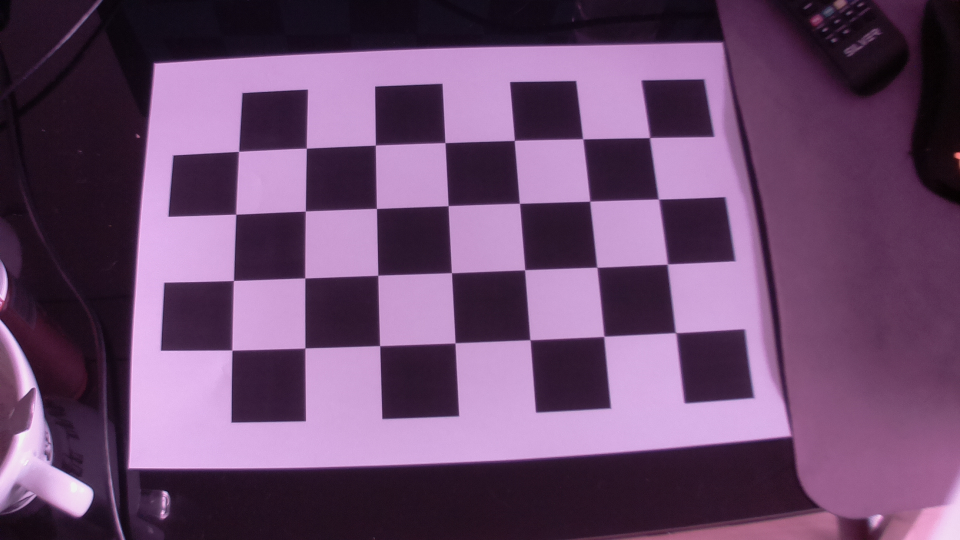
#> input picture calibration_images/c1.jpg, 1920 x 1080 px (shown at 1/2 size); its folder holds 5 pictures in this run
$ python CameraCalibration.py
#> lines starting #> are read from the running program, lines starting #| are printed output that depends on the picture; after the words box and inside, x2 and y2 are one past the last pixel; in counts of white or black regions, pixels touching at a corner belong together
import numpy as np
import cv2 as cv
import glob
import yaml


################ FIND CHESSBOARD CORNERS - OBJECT POINTS AND IMAGE POINTS #############################

chessboardSize = (7, 4)
frameSize = (1920, 1080)


# termination criteria
criteria = (cv.TERM_CRITERIA_EPS + cv.TERM_CRITERIA_MAX_ITER, 30, 0.001)


# prepare object points, like (0,0,0), (1,0,0), (2,0,0) ....,(6,5,0)
objp = np.zeros((chessboardSize[0] * chessboardSize[1], 3), np.float32)
objp[:,:2] = np.mgrid[0:chessboardSize[0],0:chessboardSize[1]].T.reshape(-1,2)


# Arrays to store object points and image points from all the images.
objpoints = [] # 3d point in real world space
imgpoints = [] # 2d points in image plane.


images = glob.glob(r'calibration_images/*.jpg')

for image in images:

    img = cv.imread(image)
#> img is the input picture: shape (1080, 1920, 3); mean B, G, R 109.7, 75.2, 107.9
    gray = cv.cvtColor(img, cv.COLOR_BGR2GRAY)
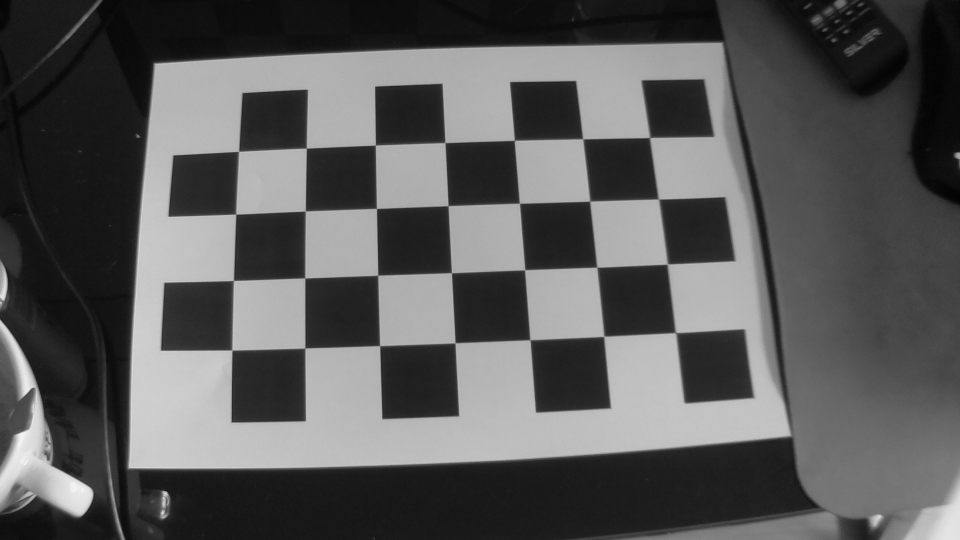
#> gray: shape (1080, 1920) (shown at 1/2 size); min 0, max 243, mean 88.9

    # Find the chess board corners
    ret, corners = cv.findChessboardCorners(gray, chessboardSize, None)
#> ret = True; corners = 28 rows, first 8: [1352.7, 665.5], [1208.2, 673], [1060.6, 680.1], [910.5, 686], [760, 691.9], [610.8, 696.3], [464.8, 700.9], [1335.3, 528.5]

    # If found, add object points, image points (after refining them)
    if ret == True:

        objpoints.append(objp)
        corners2 = cv.cornerSubPix(gray, corners, (11,11), (-1,-1), criteria)
#> corners2 = 28 rows, first 8: [1351.5, 665.7], [1208.1, 673], [1060.4, 680], [910.5, 686.2], [759.9, 691.9], [610.5, 696.4], [464.3, 700.6], [1335.1, 528.6]
        imgpoints.append(corners)

        # Draw and display the corners
        cv.drawChessboardCorners(img, chessboardSize, corners2, ret)
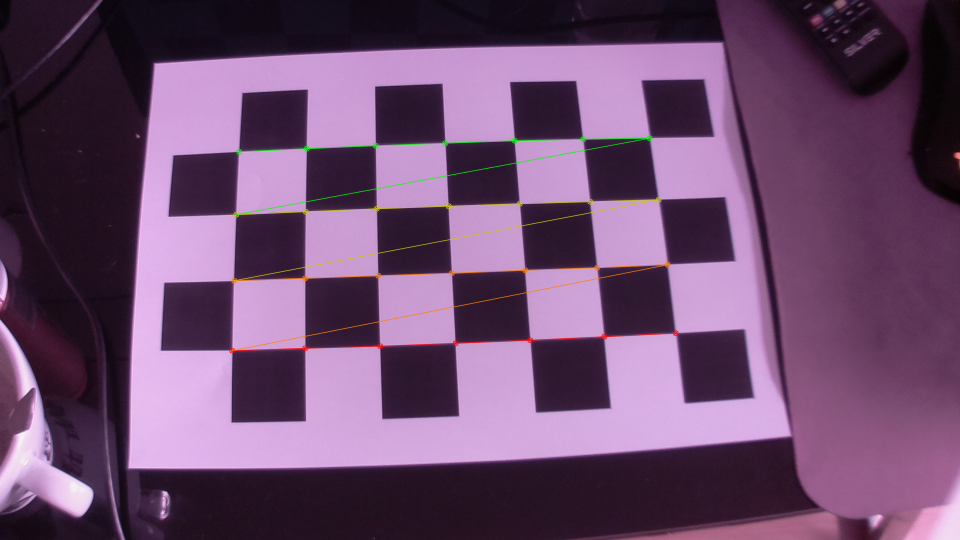
#> img: shape (1080, 1920, 3) (shown at 1/2 size); 0.97% of pixels changed, all inside (x1, y1, x2, y2) = (458, 270, 1358, 708)
        cv.imshow('img', img)
        cv.waitKey(1000)
#> pass 2 of the loop `for image in images:`:
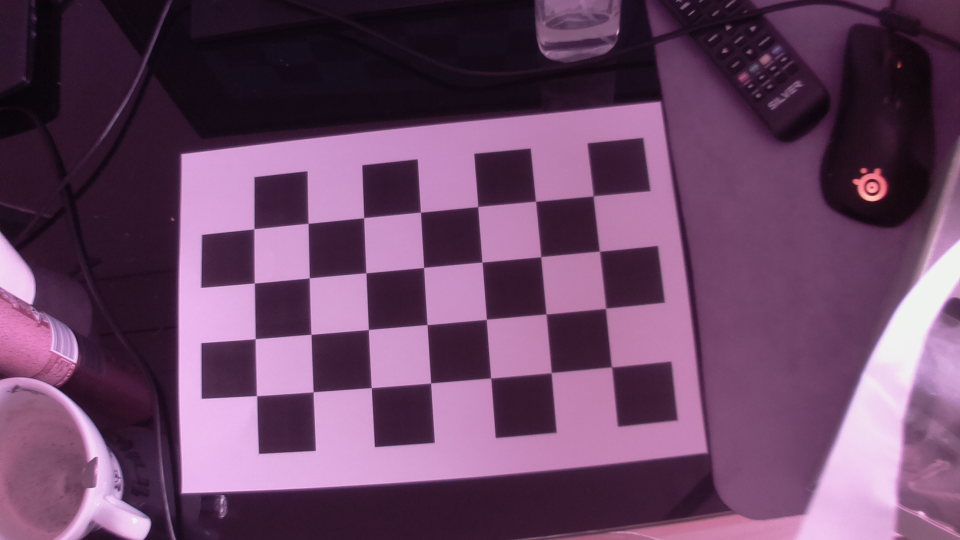
#> input picture calibration_images/c10.jpg, 1920 x 1080 px (shown at 1/2 size)
#> img is the input picture: shape (1080, 1920, 3); mean B, G, R 101.5, 70.7, 106.7
#> `gray = cv.cvtColor(img, cv.COLOR_BGR2GRAY)`:
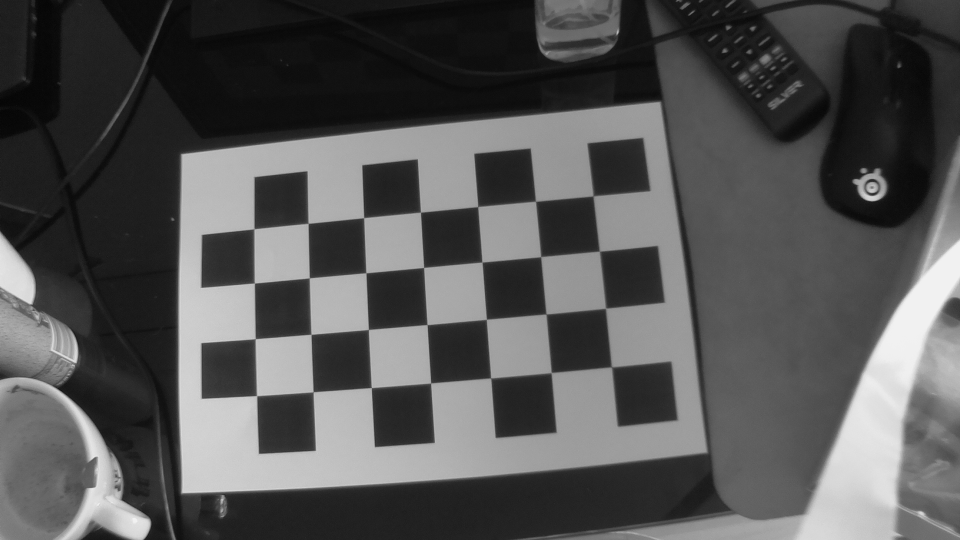
#> gray: shape (1080, 1920) (shown at 1/2 size); min 2, max 242, mean 85
#> corners = 28 rows, first 8: [1223.5, 734.4], [1102.9, 745.6], [981.5, 756.4], [861.8, 766.5], [743.4, 775.6], [626.9, 783.9], [513.8, 791.6], [1212, 616.5]
#> corners2 = 28 rows, first 8: [1223.4, 734.3], [1102.8, 745.6], [981.7, 756.4], [861.8, 766.4], [743.1, 775.6], [626.7, 784.2], [513.8, 791.7], [1211.6, 616.9]
#> `cv.drawChessboardCorners(img, chessboardSize, corners2, ret)`:
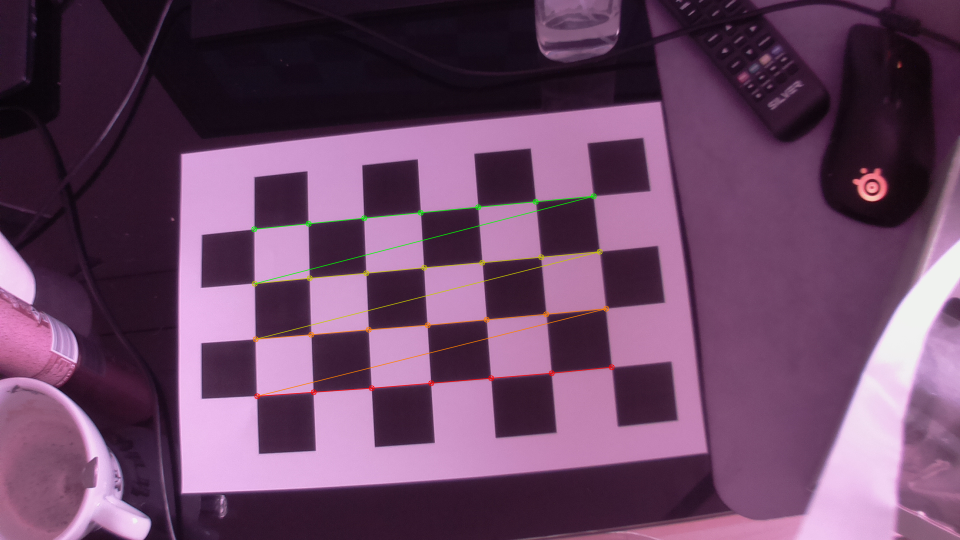
#> img: shape (1080, 1920, 3) (shown at 1/2 size); 0.81% of pixels changed, all inside (x1, y1, x2, y2) = (502, 386, 1230, 799)
#> pass 3 of the loop `for image in images:`:
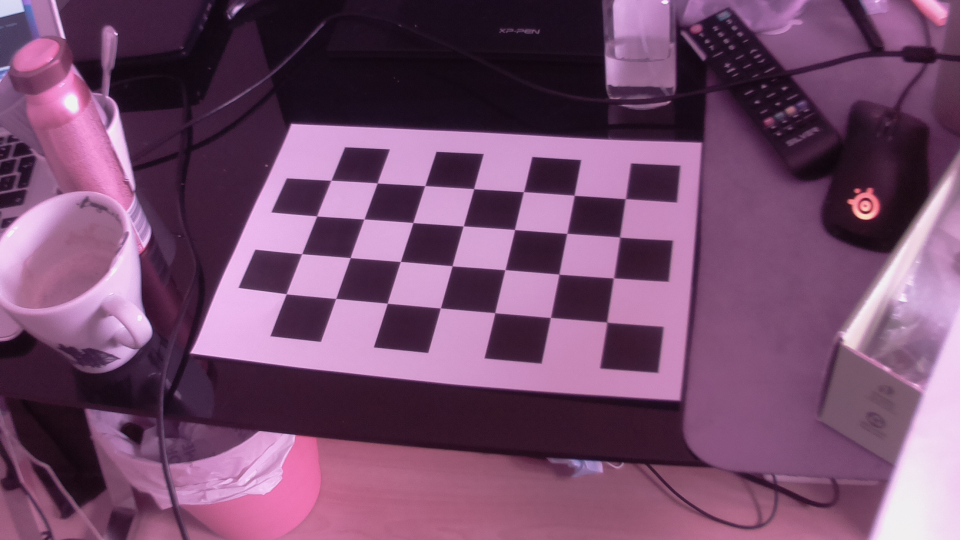
#> input picture calibration_images/c11.jpg, 1920 x 1080 px (shown at 1/2 size)
#> img is the input picture: shape (1080, 1920, 3); mean B, G, R 108.1, 76.6, 117
#> `gray = cv.cvtColor(img, cv.COLOR_BGR2GRAY)`:
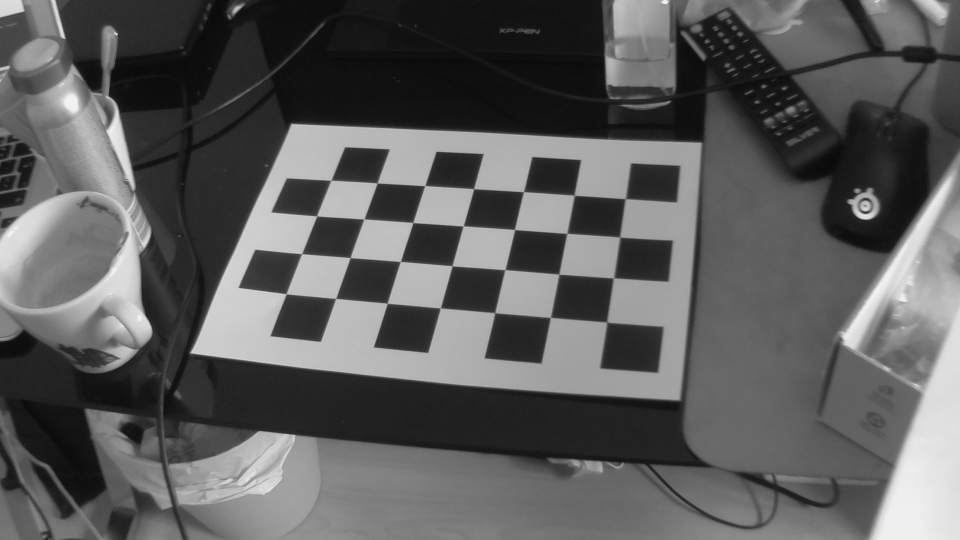
#> gray: shape (1080, 1920) (shown at 1/2 size); min 4, max 244, mean 92.3
#> corners = 28 rows, first 8: [1213.5, 644.6], [1101.5, 635.1], [989.8, 626.2], [881.4, 616.3], [774.8, 606.7], [672.2, 597.4], [573.3, 588.5], [1226.5, 556.5]
#> corners2 = 28 rows, first 8: [1213.8, 644.6], [1101.3, 635.3], [990.1, 625.9], [881.2, 616.3], [775, 606.8], [671.9, 597.4], [572.9, 588.2], [1227.3, 556.4]
#> `cv.drawChessboardCorners(img, chessboardSize, corners2, ret)`:
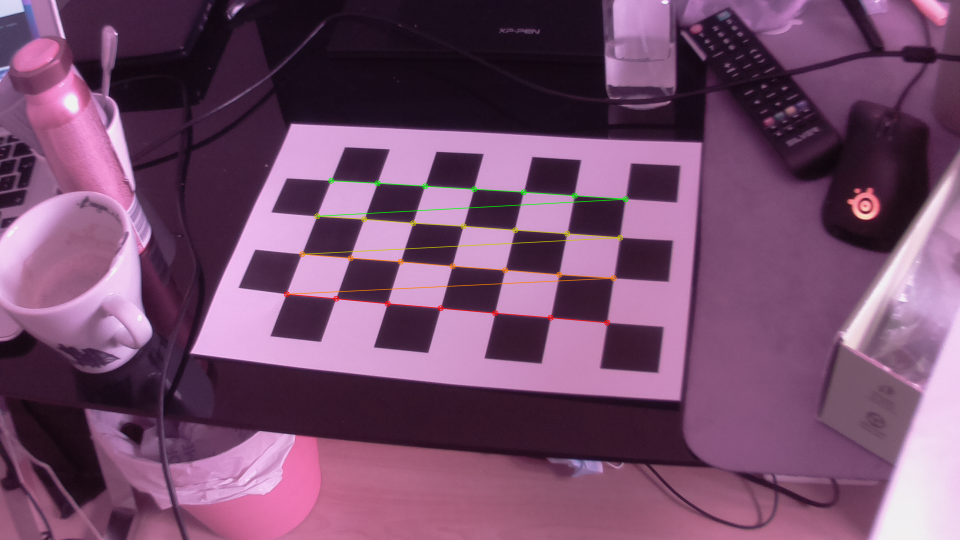
#> img: shape (1080, 1920, 3) (shown at 1/2 size); 0.74% of pixels changed, all inside (x1, y1, x2, y2) = (567, 355, 1258, 652)
#> the loop made 5 passes; the first 3 are shown


cv.destroyAllWindows()


############## CALIBRATION #######################################################

ret, cameraMatrix, dist, rvecs, tvecs = cv.calibrateCamera(objpoints, imgpoints, frameSize, None, None)
print(cameraMatrix)

data = {'camera_matrix': np.asarray(cameraMatrix).tolist(),
        'dist_coeff': np.asarray(dist).tolist()}

# and save it to a file
with open("calibration_matrix.yaml", "w") as f:
    yaml.dump(data, f)

############## UNDISTORTION #####################################################

img = cv.imread(r'calibration_images/c8.jpg')
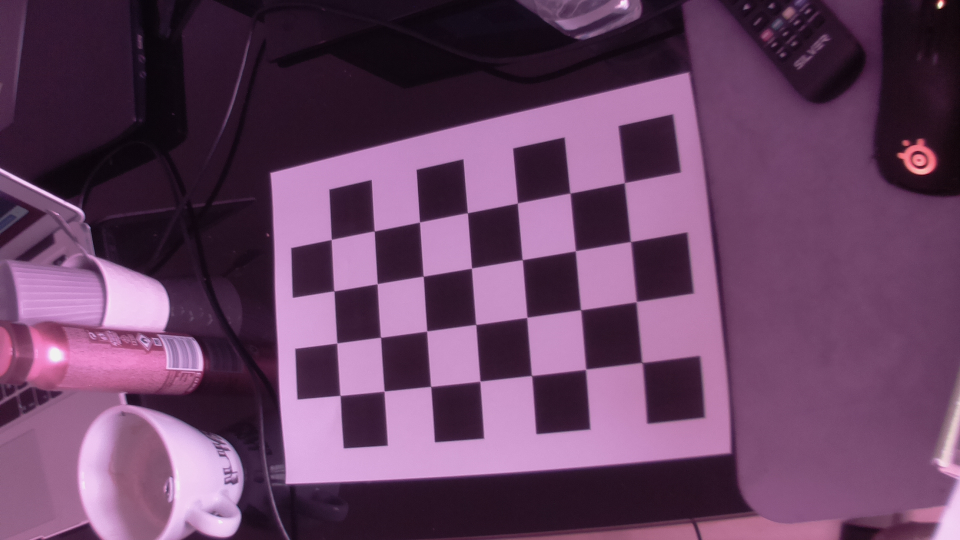
#> input picture calibration_images/c8.jpg, 1920 x 1080 px (shown at 1/2 size)
#> img is the input picture: shape (1080, 1920, 3); mean B, G, R 98.3, 66.6, 103.3
h,  w = img.shape[:2]
#> h = 1080; w = 1920
newCameraMatrix, roi = cv.getOptimalNewCameraMatrix(cameraMatrix, dist, (w,h), 1, (w,h))


# Undistort
dst = cv.undistort(img, cameraMatrix, dist, None, newCameraMatrix)

# crop the image
x, y, w, h = roi
dst = dst[y:y+h, x:x+w]
#> dst: shape (773, 1800, 3)
cv.imwrite('caliResult1.png', dst)


# Undistort with Remapping
mapx, mapy = cv.initUndistortRectifyMap(cameraMatrix, dist, None, newCameraMatrix, (w,h), 5)
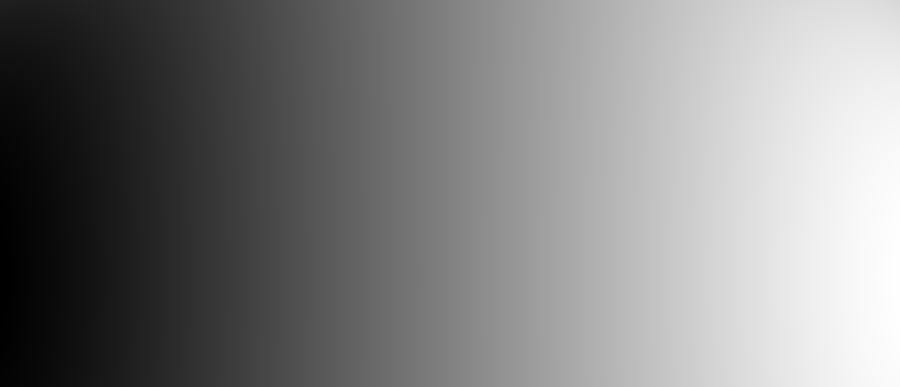
#> mapx: shape (773, 1800) float32 (shown at 1/2 size); min 107, max 1781, mean 954.6; drawn with min black and max white
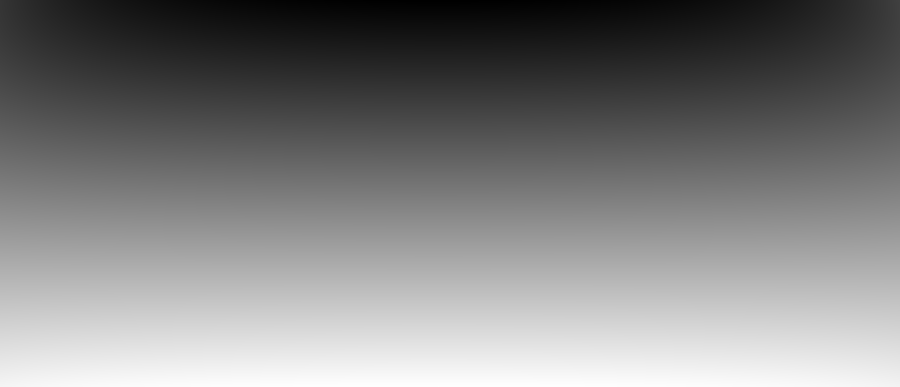
#> mapy: shape (773, 1800) float32 (shown at 1/2 size); min -207.4, max 820.2, mean 303.9; drawn with min black and max white
dst = cv.remap(img, mapx, mapy, cv.INTER_LINEAR)
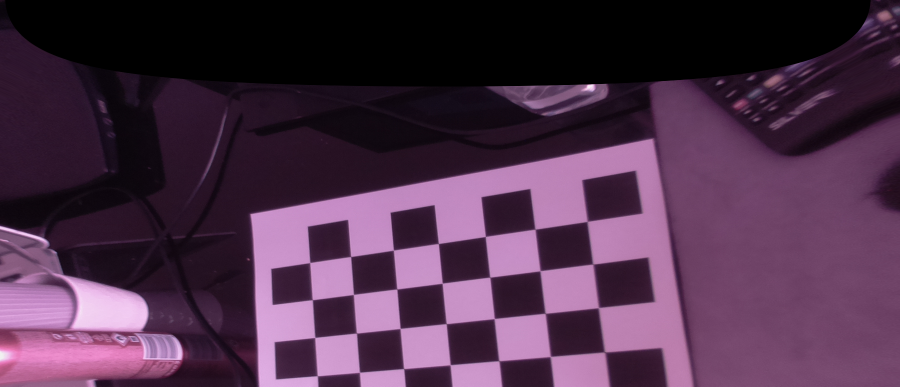
#> dst: shape (773, 1800, 3) (shown at 1/2 size); mean B, G, R 73.4, 48.2, 76.6

# crop the image
x, y, w, h = roi
dst = dst[y:y+h, x:x+w]
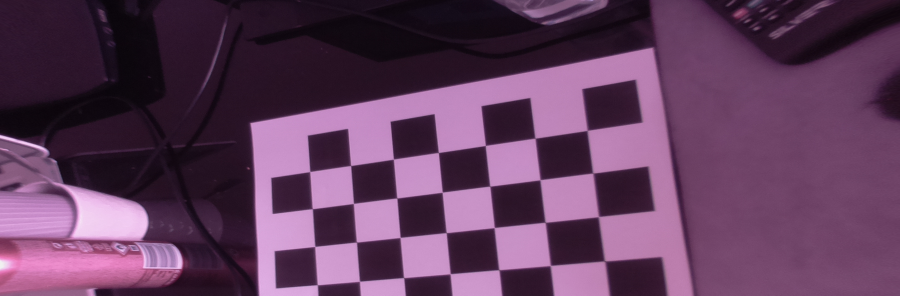
#> dst: shape (591, 1800, 3) (shown at 1/2 size); mean B, G, R 93.1, 61.5, 97.3
cv.imwrite('caliResult2.png', dst)


# Reprojection Error
mean_error = 0

for i in range(len(objpoints)):
    imgpoints2, _ = cv.projectPoints(objpoints[i], rvecs[i], tvecs[i], cameraMatrix, dist)
    error = cv.norm(imgpoints[i], imgpoints2, cv.NORM_L2)/len(imgpoints2)
    mean_error += error

print( "total error: {}".format(mean_error/len(objpoints)) )
